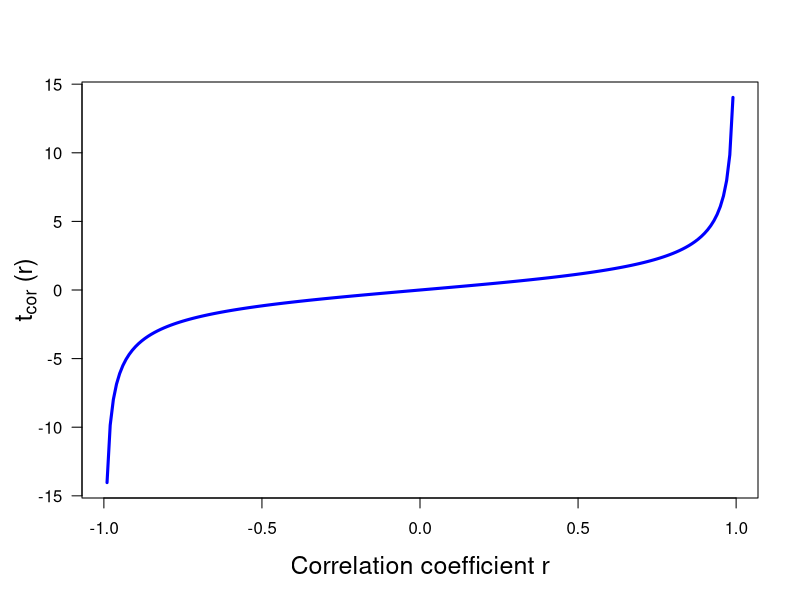

The R source for this figure:
print('file: CorTestStatistic.R')
# Correlation different from zero? Test statistic t_cor (r) for n=6 
r = seq(-0.99,0.99,0.01); n = 6
tcor=r/sqrt((1-r^2)/(n-2))
# png('tcorOVERr170516.png',width=16,height=12,units='cm',res=300)
plot(r,tcor,type='l',lwd=3,col='blue',las=1,xlab='Correlation coefficient r',
     ylab='',cex.lab=1.5)
title(ylab=expression(paste(t[cor],' (r)')),line=2,cex.lab=1.5)
# dev.off()
